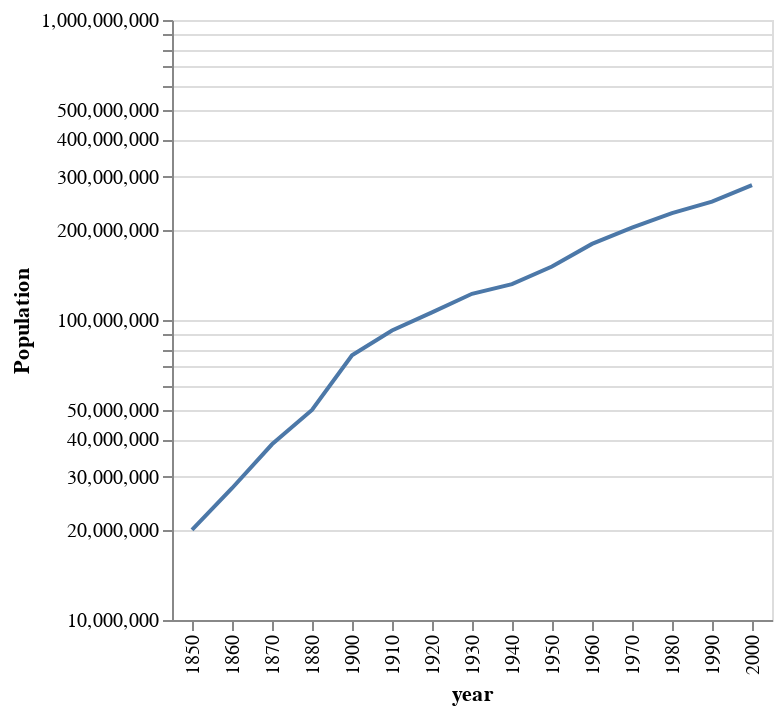

Notebook code cell kept with this figure:
### Code cell
# Modified version that changes the y axis label and uses method-based syntex

source = data.population()

alt.Chart(source).mark_line().encode(
    x = 'year:O',
    y = alt.Y('sum(people)').title('Population').scale(type = 'log')
)

### Figure 1 — Vega-Lite specification as saved in the notebook (floating-point values rounded to 4 significant figures; data arrays with more than 128 entries replaced by an {"elided": "..."} marker saying what was removed)
{"config": {"view": {"continuousWidth": 300, "continuousHeight": 300}}, "data": {"name": "data-45e35b5faa42c7034b347e8bcfc8b805"}, "mark": {"type": "line"}, "encoding": {"x": {"field": "year", "type": "ordinal"}, "y": {"aggregate": "sum", "field": "people", "scale": {"type": "log"}, "title": "Population", "type": "quantitative"}}, "$schema": "https://vega.github.io/schema/vega-lite/v5.8.0.json", "datasets": {"data-45e35b5faa42c7034b347e8bcfc8b805": {"elided": "570 records"}}}
